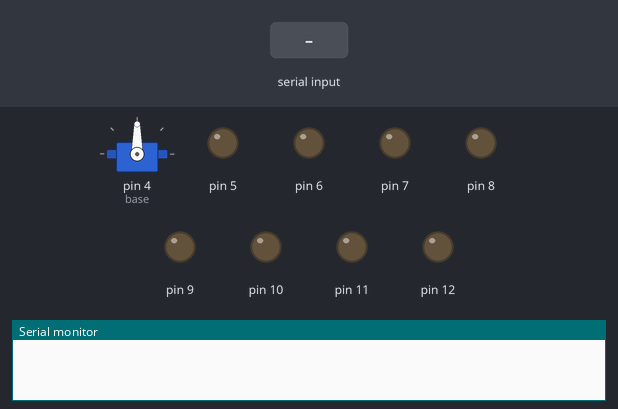
This sketch was run on a simulated Arduino Uno, built with avr-gcc and run on an emulated ATmega328P. On the bench: servo, output pins drawn as LEDs (lit = HIGH), the last lines printed to the serial monitor. The test bench sets the inputs (shaded band).

Above: at 2.0 s.
2.1 s: "f" received over Serial
At 4.9 s:
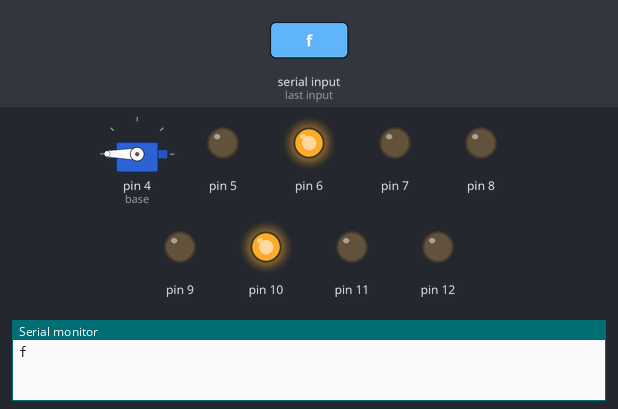
5.1 s: "l" received over Serial
At 8.0 s:
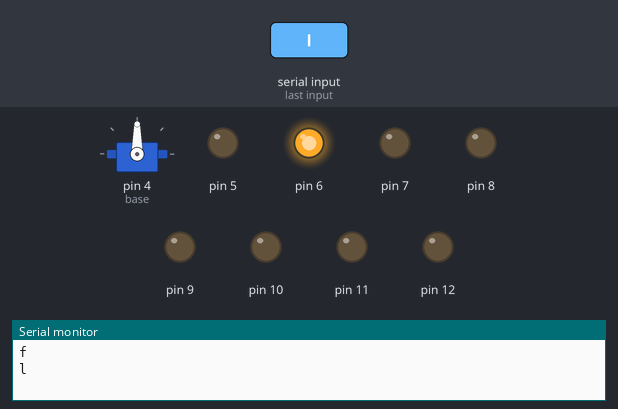
8.1 s: "r" received over Serial
At 10.9 s:
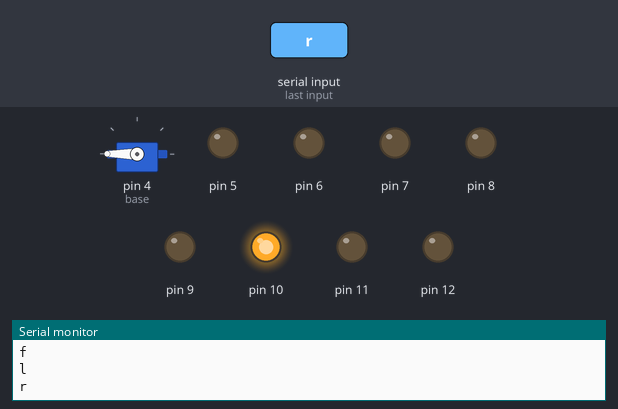
11.1 s: "b" received over Serial
At 15.2 s:
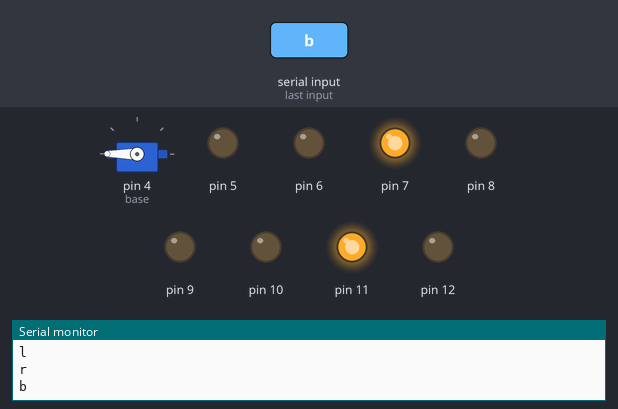
17.1 s: "s" received over Serial
At 20.0 s:
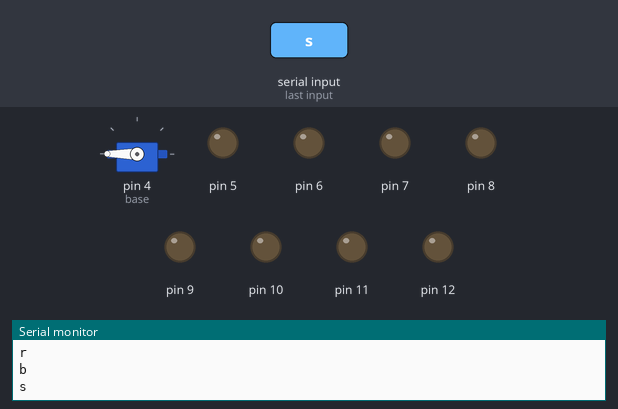
20.1 s: "c" received over Serial
At 25.1 s:
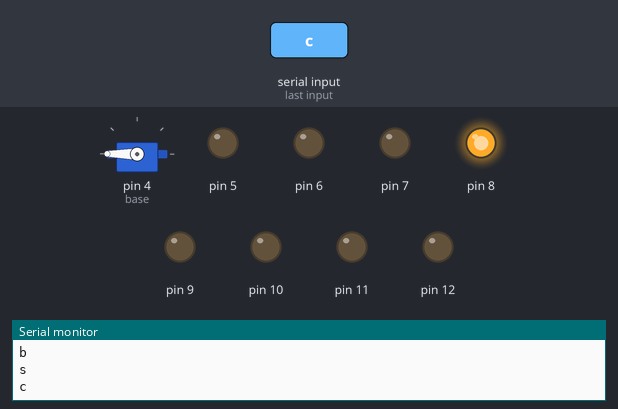
Timing chart, 0 to 25.8 s (numbered marks = the images above; inputs shaded):
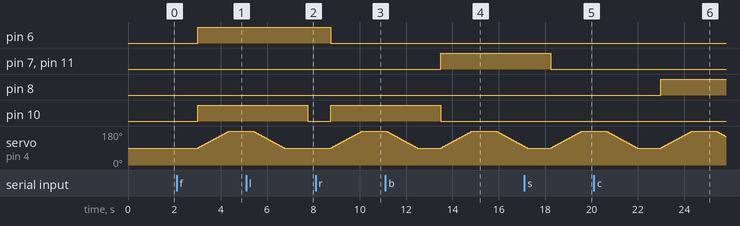

The sketch:

swachh_bot.ino
```cpp
#include<SoftwareSerial.h>
#include<Servo.h>
Servo base;
int pos1,pos2,pos3,pos4;
char motion;
void setup() {
  pinMode(6, OUTPUT);
  pinMode(7, OUTPUT);
  pinMode(10, OUTPUT);
  pinMode(11, OUTPUT);
  pinMode(8, OUTPUT);
  pinMode(9, OUTPUT);
  pinMode(12,OUTPUT);
  pinMode(5,OUTPUT);
  base.attach(4);
  Serial.begin(9600);
  motion=0;
}
void loop() {
  delay(1000);
  base.write(90);
  if (Serial.available() > 0 )
  {
     motion = Serial.read();
       Serial.println(motion);
       if (motion =='f')
       {
        // forward motion

        digitalWrite(6, HIGH);
        digitalWrite(7,LOW);
        digitalWrite(10, HIGH);
        digitalWrite(11, LOW);
        for(pos2=90;pos2<=180;pos2+=1)
         {
             base.write(pos2);
             delay(15);
          }
           delay(1000);
         for(pos2=180;pos2>=90;pos2-=1)
          {
                base.write(pos2);
                delay(15);
          }
        }
          if (motion =='l')
       {
        // LEFT motion
        digitalWrite(6, HIGH);
        digitalWrite(7, LOW);
        digitalWrite(10, LOW);
        digitalWrite(11, LOW);
        }
          if (motion =='r')
       {
        // RIGHT motion
        digitalWrite(6, LOW);
        digitalWrite(7, LOW);
        digitalWrite(10,HIGH );
        digitalWrite(11, LOW );
        for(pos2=90;pos2<=180;pos2+=1)
         {
             base.write(pos2);
             delay(15);
          }
           delay(1000);
         for(pos2=180;pos2>=90;pos2-=1)
          {
                base.write(pos2);
                delay(15);
          }
        }
          if (motion =='b')
       {
        // BACK motion
        digitalWrite(6, LOW);
        digitalWrite(7, HIGH);
        digitalWrite(10, LOW);
        digitalWrite(11, HIGH);
        for(pos2=90;pos2<=180;pos2+=1)
         {
             base.write(pos2);
             delay(15);
          }
           delay(1000);
         for(pos2=180;pos2>=90;pos2-=1)
          {
                base.write(pos2);
                delay(15);
          }
        }
          if (motion =='s')
       {
        // TO STOP
        digitalWrite(6, LOW);
        digitalWrite(7, LOW);
        digitalWrite(10, LOW);
        digitalWrite(11, LOW);
        for(pos2=90;pos2<=180;pos2+=1)
         {
             base.write(pos2);
             delay(15);
          }
           delay(1000);
         for(pos2=180;pos2>=90;pos2-=1)
          {
                base.write(pos2);
                delay(15);
          }
        }
           if (motion =='c')
       {
        // clockwise arm
        digitalWrite(8, HIGH);
        digitalWrite(9, LOW);
        for(pos2=90;pos2<=180;pos2+=1)
         {
             base.write(pos2);
             delay(15);
          }
           delay(1000);
         for(pos2=180;pos2>=90;pos2-=1)
          {
                base.write(pos2);
                delay(15);
          }
        }
           if (motion =='p')
       {
        // anticlockwise arm
        digitalWrite(8, LOW);
        digitalWrite(9, HIGH);
        for(pos2=90;pos2<=180;pos2+=1)
         {
             base.write(pos2);
             delay(15);
          }
           delay(1000);
         for(pos2=180;pos2>=90;pos2-=1)
          {
                base.write(pos2);
                delay(15);
          }
        }
          if (motion =='d')
       {
        // TO STOP
        digitalWrite(12, LOW);
        digitalWrite(5, HIGH);

        for(pos2=90;pos2<=180;pos2+=1)
         {
             base.write(pos2);
             delay(15);
          }
           delay(1000);
         for(pos2=180;pos2>=90;pos2-=1)
          {
                base.write(pos2);
                delay(15);
          }
        }
           if (motion =='g')
       {
        // TO STOP
        digitalWrite(12, LOW);
        digitalWrite(5, LOW);

        for(pos2=90;pos2<=180;pos2+=1)
         {
             base.write(pos2);
             delay(15);
          }
           delay(1000);
         for(pos2=180;pos2>=90;pos2-=1)
          {
                base.write(pos2);
                delay(15);
          }
        }


  }

  }
```

Measured:
- after the input at 2.1 s, pin 6, pin 10: LOW → HIGH after 0.90 s; servo on pin 4 (base): moves from 90° to 180° over 1.3 s, starting after 0.93 s
- after the input at 5.1 s, pin 10: HIGH → LOW after 2.6 s
- after the input at 8.1 s, pin 6: HIGH → LOW after 0.64 s; pin 10: LOW → HIGH after 0.64 s; servo on pin 4 (base): moves from 90° to 180° over 1.3 s, starting after 0.68 s
- after the input at 11.1 s, pin 7, pin 11: LOW → HIGH after 2.4 s; pin 10: HIGH → LOW after 2.4 s
- after the input at 17.1 s, pin 7, pin 11: HIGH → LOW after 1.1 s
- after the input at 20.1 s, pin 8: LOW → HIGH after 2.9 s
